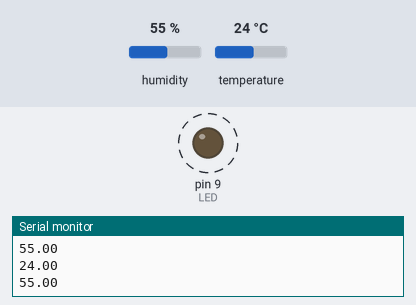
This sketch was run on a simulated Arduino Uno, built with avr-gcc and run on an emulated ATmega328P. On the bench: output pins drawn as LEDs (lit = HIGH), the last lines printed to the serial monitor. Dashed ring = blinking. The test bench sets the inputs (shaded band); at power-on: humidity 55 %, temperature 24 °C.

Above: at 1.8 s.
1.9 s: humidity set to 42 %
5.4 s: humidity set to 39 %
At 6.6 s:
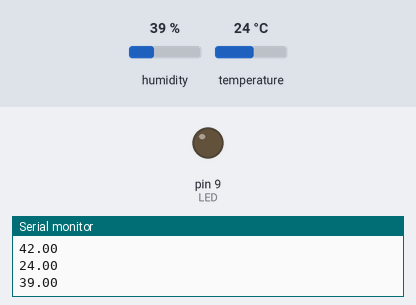
7.1 s: humidity set to 68 %
At 7.5 s:
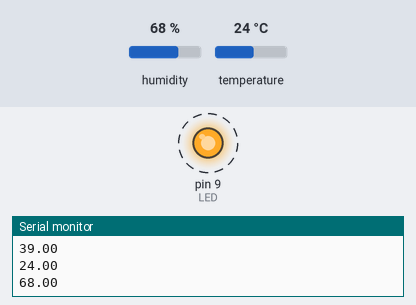
11.2 s: humidity set to 22 %
At 11.9 s:
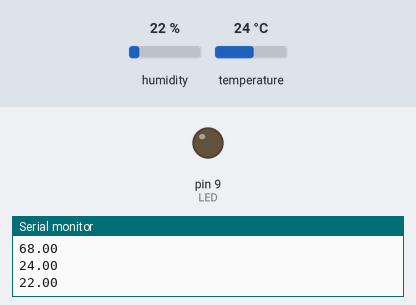
Timing chart, 0 to 13.7 s (numbered marks = the images above; inputs shaded):
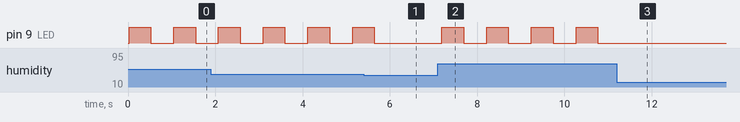

Measured:
- the behaviour switches between 41 and 40 % on humidity (found by bisection; images 0 and 1)
- after the input at 5.4 s, pin 9 (LED): goes on until 5.6 s, then stays LOW
- after the input at 7.1 s, pin 9 (LED): alternates HIGH for 0.50 s and LOW for 0.52 s, starting after 0.09 s
- after the input at 11.2 s, pin 9 (LED): stops changing and stays LOW
- by itself, pin 9 (LED): alternates HIGH for 0.50 s and LOW for 0.52 s

The sketch:

EX3.4.ino
```cpp
#include <DHT11.h>

int PinSensor = 8;
float humedad, temperatura;
int LED = 9;

DHT11 sensor(PinSensor);

void setup() {
  // put your setup code here, to run once:
  pinMode(PinSensor, INPUT);
  pinMode(LED, OUTPUT);
  Serial.begin(9600);
}

void loop() {
  // put your main code here, to run repeatedly:

  sensor.read(humedad, temperatura);

  Serial.println(temperatura);
  Serial.println(humedad);

  if ((temperatura > 27) || (humedad > 40)) {
    digitalWrite(LED, HIGH);
  }
  delay(500);
  digitalWrite(LED, LOW);
  delay(500);

}
```
